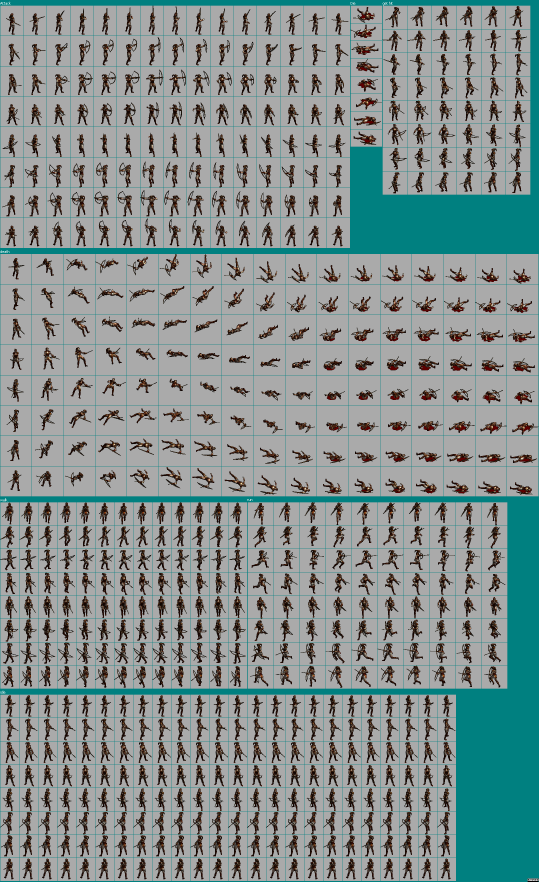
#> input picture src/assets/art/source/pr23/minion-hero-basic-rogue.png, 1616 x 2644 px, found by its file name (shown at 1/3 size)
$ python cut-pr23.py
#> lines starting #> are read from the running program, lines starting #| are printed output that depends on the picture; after the words box and inside, x2 and y2 are one past the last pixel; in counts of white or black regions, pixels touching at a corner belong together
"""Slice PR #23 source sheets into small uniform webp atlases.

Source PNGs and GIFs stay under src/assets/art/source and are not imported.
Each character atlas is N direction rows by sequence columns. Frames are
trimmed, then seated on the cell's bottom center.
"""

from __future__ import annotations

import json
import os

import numpy as np
from PIL import Image

Image.MAX_IMAGE_PIXELS = None

SRC = "/workspace/src/assets/art/source"
PR23 = os.path.join(SRC, "pr23")
OUT = "/workspace/src/assets/art/d2/pr23"
TW, TH = 160, 80


def is_matte(rgb: np.ndarray) -> np.ndarray:
    r = rgb[:, :, 0].astype(np.int16)
    g = rgb[:, :, 1].astype(np.int16)
    b = rgb[:, :, 2].astype(np.int16)
    grey = (np.abs(r - 170) <= 4) & (np.abs(g - 170) <= 4) & (np.abs(b - 170) <= 4)
    teal = (r < 18) & (np.abs(g - 128) <= 18) & (np.abs(b - 128) <= 18)
    magenta = (g <= 110) & (r > 170) & (b > 120) & (np.minimum(r, b) - g > 70) & (np.abs(r - b) < 120)
    matte = grey | teal | magenta
    # Light grey and the Diablo pink backdrop are sheet-wide, not highlights.
    light = (np.maximum(np.maximum(r, g), b) - np.minimum(np.minimum(r, g), b) <= 12) & (r >= 220) & (g >= 220) & (b >= 220)
    pink = (np.abs(r - 252) <= 8) & (np.abs(g - 176) <= 8) & (np.abs(b - 176) <= 8)
    if float(light.mean()) > 0.08:
        matte = matte | light
    if float(pink.mean()) > 0.08:
        matte = matte | pink
    # Second backdrops on the sand raider and blunderbore sheets.
    for (cr, cg, cb), tol in (((216, 216, 216), 10), ((248, 248, 192), 14)):
        hit = (np.abs(r - cr) <= tol) & (np.abs(g - cg) <= tol) & (np.abs(b - cb) <= tol)
        if float(hit.mean()) > 0.08:
            matte = matte | hit
    return matte


def load_rgb(path: str) -> np.ndarray:
    im = Image.open(path)
    im.seek(0)
    return np.asarray(im.convert("RGB"))


def content_mask(rgb: np.ndarray) -> np.ndarray:
    return ~is_matte(rgb)


def bands_from_mask(mask: np.ndarray, axis: int, thresh: float, min_size: int, min_gap: int) -> list[tuple[int, int]]:
    frac = mask.mean(axis=axis)
    empty = frac < thresh
    spans: list[tuple[int, int]] = []
    in_run = False
    start = 0
    gap = 0
    for i, is_empty in enumerate(empty):
        if not is_empty:
            if not in_run:
                in_run = True
                start = i
            gap = 0
        elif in_run:
            gap += 1
            if gap >= min_gap:
                end = i - gap + 1
                if end - start >= min_size:
                    spans.append((start, end))
                in_run = False
    if in_run and len(empty) - start >= min_size:
        spans.append((start, len(empty)))
    return spans


def split_tall(mask: np.ndarray, y0: int, y1: int) -> list[tuple[int, int]]:
    height = y1 - y0
    block = mask[y0:y1]
    frac = block.mean(axis=1)
    # A packed direction block has weak gutters. Try 16, then 8 equal slices.
    for rows in (16, 8):
        slice_h = height / rows
        if not (36 <= slice_h <= 220):
            continue
        cuts = []
        ok = True
        for i in range(rows):
            a = int(round(i * slice_h))
            b = int(round((i + 1) * slice_h))
            if frac[a:b].mean() < 0.01:
                ok = False
                break
            cuts.append((y0 + a, y0 + b))
        if ok:
            return cuts
    return [(y0, y1)]


def direction_rows(mask: np.ndarray) -> list[list[tuple[int, int]]]:
    raw = bands_from_mask(mask, axis=1, thresh=0.012, min_size=28, min_gap=3)
    flat: list[tuple[int, int]] = []
    heights = [b - a for a, b in raw]
    typical = float(np.median(heights)) if heights else 64
    for y0, y1 in raw:
        if y1 - y0 > typical * 2.3:
            flat.extend(split_tall(mask, y0, y1))
        else:
            flat.append((y0, y1))
    groups: list[list[tuple[int, int]]] = []
    i = 0
    while i < len(flat):
        taken = False
        for count in (16, 8):
            chunk = flat[i : i + count]
            if len(chunk) < count:
                continue
            hs = [b - a for a, b in chunk]
            if max(hs) > min(hs) * 1.85:
                continue
            groups.append(chunk)
            i += count
            taken = True
            break
        if not taken:
            groups.append([flat[i]])
            i += 1
    return groups


def column_boxes(mask: np.ndarray, y0: int, y1: int) -> list[tuple[int, int]]:
    return bands_from_mask(mask[y0:y1], axis=0, thresh=0.08, min_size=8, min_gap=2)


def trim(rgba: np.ndarray, pad: int = 1) -> np.ndarray:
    ys, xs = np.where(rgba[:, :, 3] > 16)
    if len(ys) == 0:
        return rgba[:1, :1]
    y0 = max(0, int(ys.min()) - pad)
    y1 = min(rgba.shape[0], int(ys.max()) + 1 + pad)
    x0 = max(0, int(xs.min()) - pad)
    x1 = min(rgba.shape[1], int(xs.max()) + 1 + pad)
    return rgba[y0:y1, x0:x1]


def to_rgba(cell: np.ndarray) -> np.ndarray:
    rgb = cell[:, :, :3]
    alpha = np.where(is_matte(rgb), 0, 255).astype(np.uint8)
    out = np.dstack([rgb, alpha])
    out[alpha == 0] = 0
    return out


def pack_atlas(frames: list[list[np.ndarray]], target_h: int) -> tuple[np.ndarray, int, int] | None:
    rows = [row for row in frames if any(frame[:, :, 3].mean() > 0.01 for frame in row)]
    if not rows:
        return None
    cols = min(len(row) for row in rows)
    if cols < 1:
        return None
    trimmed: list[list[np.ndarray]] = []
    widths: list[int] = []
    max_h = 1
    for row in rows:
        packed = []
        for frame in row[:cols]:
            sprite = trim(frame)
            if sprite.shape[0] > target_h:
                scale = target_h / sprite.shape[0]
                sprite = np.asarray(
                    Image.fromarray(sprite).resize(
                        (max(1, int(sprite.shape[1] * scale)), target_h),
                        Image.Resampling.BOX,
                    )
                )
            packed.append(sprite)
            widths.append(sprite.shape[1])
            max_h = max(max_h, sprite.shape[0])
        trimmed.append(packed)
    median_w = int(np.median(widths)) if widths else 1
    cell_w = max(1, median_w)
    cell_h = max_h
    fitted: list[list[np.ndarray]] = []
    for row in trimmed:
        packed = []
        for sprite in row:
            if sprite.shape[1] > cell_w:
                scale = cell_w / sprite.shape[1]
                sprite = np.asarray(
                    Image.fromarray(sprite).resize(
                        (cell_w, max(1, int(sprite.shape[0] * scale))),
                        Image.Resampling.BOX,
                    )
                )
            packed.append(sprite)
        fitted.append(packed)
    trimmed = fitted
    sheet = np.zeros((cell_h * len(trimmed), cell_w * cols, 4), dtype=np.uint8)
    for r, row in enumerate(trimmed):
        for c, sprite in enumerate(row):
            sh, sw = sprite.shape[:2]
            ox = (cell_w - sw) // 2
            oy = cell_h - sh
            y = r * cell_h + oy
            x = c * cell_w + ox
            sheet[y : y + sh, x : x + sw] = sprite
    return sheet, len(trimmed), cols


def best_period(std: np.ndarray, lo: int, hi: int) -> tuple[float, int, float] | None:
    signal = std.astype(np.float64)
    signal = signal - signal.mean()
    best: tuple[float, int, float] | None = None
    for lag in range(lo, min(hi, max(lo + 1, len(signal) // 3))):
        left = signal[:-lag]
        right = signal[lag:]
        denom = float(np.linalg.norm(left) * np.linalg.norm(right)) + 1e-6
        corr = float(np.dot(left, right) / denom)
        count = len(signal) / lag
        if best is None or corr > best[0]:
            best = (corr, lag, count)
    return best


def regular_grid(rgb: np.ndarray) -> tuple[int, int] | None:
    if rgb.shape[0] < 80 or rgb.shape[1] < 80:
        return None
    row_score = best_period(rgb.std(axis=1).mean(axis=1), 36, 420)
    col_score = best_period(rgb.std(axis=0).mean(axis=1), 24, 520)
    if row_score is None or col_score is None:
        return None
    row_corr, row_lag, row_count = row_score
    col_corr, _col_lag, col_count = col_score
    rows = int(round(row_count))
    cols = int(round(col_count))
    # One direction column, as tall as the sheet (Mephisto's corpse frame).
    if row_corr > 0.8 and rows in (8, 16) and col_corr < 0.85 and rgb.shape[1] <= row_lag * 1.2:
        return rows, 1
    if row_corr > 0.82 and col_corr > 0.9 and rows in (8, 16) and 2 <= cols <= 48:
        return rows, cols
    if col_corr > 0.9 and 2 <= cols <= 40 and 1 <= rows <= 6 and row_corr > 0.35:
        return max(1, rows), cols
    return None


# [14 lines left out: function slice_regular, not called in this run]


def fit_webp(image: np.ndarray, limit: int = 4096) -> np.ndarray:
    height, width = image.shape[:2]
    if width <= limit and height <= limit:
        return image
    scale = min(limit / width, limit / height)
    resized = Image.fromarray(image).resize(
        (max(1, int(width * scale)), max(1, int(height * scale))),
        Image.Resampling.BOX,
    )
    return np.asarray(resized)


def equal_boxes(mask: np.ndarray, y0: int, y1: int, cols: int) -> list[tuple[int, int]]:
    xs = np.where(mask[y0:y1].any(axis=0))[0]
    if len(xs) == 0 or cols < 1:
        return []
    x0 = int(xs[0])
    x1 = int(xs[-1]) + 1
    pitch = (x1 - x0) / cols
    return [(int(x0 + i * pitch), int(x0 + (i + 1) * pitch)) for i in range(cols)]


def slice_image(rgb: np.ndarray, target_h: int) -> list[tuple[np.ndarray, int, int]]:
    grid = regular_grid(rgb)
    if grid is not None:
        packed = slice_regular(rgb, grid[0], grid[1], target_h)
        if packed and packed[0][:, :, 3].mean() > 0.01:
            return [packed]
    mask = content_mask(rgb)
    groups = direction_rows(mask)
    atlases = []
    for group in groups:
        if len(group) not in (8, 16) and len(group) != 1:
            continue
        boxed = [(y0, y1, column_boxes(mask, y0, y1)) for y0, y1 in group]
        if len(group) >= 8:
            counts = [len(boxes) for _, _, boxes in boxed]
            med = int(np.median(counts))
            if med < 2:
                continue
            steady = min(counts) >= med * 0.75 and max(counts) <= med * 1.35
            frames: list[list[np.ndarray]] = []
            if steady:
                use = min(counts)
                for y0, y1, boxes in boxed:
                    frames.append([to_rgba(rgb[y0:y1, x0:x1]) for x0, x1 in boxes[:use]])
            else:
                for y0, y1, _boxes in boxed:
                    frames.append([to_rgba(rgb[y0:y1, x0:x1]) for x0, x1 in equal_boxes(mask, y0, y1, med)])
        else:
            y0, y1, boxes = boxed[0]
            frames = [[to_rgba(rgb[y0:y1, x0:x1]) for x0, x1 in boxes] or [to_rgba(rgb[y0:y1])]]
        if not frames or not frames[0]:
            continue
        packed = pack_atlas(frames, target_h)
        if not packed or packed[2] < 1 or packed[0][:, :, 3].mean() <= 0.01:
            continue
        # A direction block that collapsed to one full-width column is not sliced.
        if packed[1] >= 8 and packed[2] == 1 and packed[0].shape[1] > target_h * 3:
            continue
        atlases.append(packed)
    return atlases


def save_webp(image: np.ndarray, name: str) -> None:
    os.makedirs(OUT, exist_ok=True)
    path = os.path.join(OUT, name)
    image = fit_webp(image)
    Image.fromarray(image).save(path, "WEBP", quality=80, method=0)
    print(f"  {name} {image.shape[1]}x{image.shape[0]} {os.path.getsize(path)}")


def pick_role(atlases: list[tuple[np.ndarray, int, int]]) -> dict[str, tuple[np.ndarray, int, int]]:
    def area(item: tuple[np.ndarray, int, int]) -> int:
        return int(item[0].shape[0] * item[0].shape[1])

    def aspect(item: tuple[np.ndarray, int, int]) -> float:
        image, rows, cols = item
        return (image.shape[1] / cols) / max(1.0, image.shape[0] / rows)

    directional = [item for item in atlases if item[1] in (8, 16)]
    base = directional or atlases
    usable = [item for item in base if 0.28 <= aspect(item) <= 2.6]
    pool = usable or base
    if not pool:
        raise SystemExit("no atlas")
    walk = max(pool, key=area)
    rest = [item for item in pool if item is not walk]
    idle = min(rest or [walk], key=lambda item: (item[2], area(item)))
    attack_pool = [item for item in rest if item is not idle]
    out = {"walk": walk, "idle": idle}
    if attack_pool:
        out["attack"] = max(attack_pool, key=area)
    return out


# [9 lines left out: function composite, not called in this run]


def cut_unit(path: str, stem: str, target_h: int, manifest: dict, rgb: np.ndarray | None = None) -> None:
    print(stem, flush=True)
    base = load_rgb(path)
    image_rgb = base if rgb is None else rgb
    # Overlays disturb the period. Measure the grid on the uncomposited sheet.
    grid = regular_grid(base)
    if grid is not None:
        packed = slice_regular(image_rgb, grid[0], grid[1], target_h)
        roles = pick_role([packed] if packed and packed[0][:, :, 3].mean() > 0.01 else slice_image(image_rgb, target_h))
    else:
        roles = pick_role(slice_image(image_rgb, target_h))
    gif_frames = 1 if path.lower().endswith(".gif") else None
    walk_image = roles["walk"][0]
    walk_file = f"{stem}-walk.webp"
    for role, (image, rows, cols) in roles.items():
        same = role != "walk" and image.shape == walk_image.shape and bool(np.array_equal(image, walk_image))
        file_name = walk_file if same else f"{stem}-{role}.webp"
        if not same:
            save_webp(image, file_name)
        entry: dict = {"file": file_name, "rows": rows, "cols": cols, "placeholder": False}
        if gif_frames is not None:
            entry["gifFrames"] = gif_frames
        manifest[f"{stem}-{role}"] = entry


# [126 lines left out: functions tint_valkyrie, cut_floors, cut_boulders, not called in this run]


def main() -> None:
    manifest: dict = {}
    units = [
        ("minion-hero-basic-rogue.png", "minion-hero-basic-rogue", 96),
        ("minion-hero-hard-guard.png", "minion-hero-hard-guard", 104),
        ("minion-enemy-basic-fallen.png", "minion-enemy-basic-fallen", 80),
        ("minion-enemy-basic-goatman.png", "minion-enemy-basic-goatman", 96),
        ("minion-enemy-medium-sandraider.gif", "minion-enemy-medium-sandraider", 104),
        ("minion-enemy-medium-blunderbore.gif", "minion-enemy-medium-blunderbore", 112),
        ("minion-enemy-hard-destruction.png", "minion-enemy-hard-destruction", 120),
        ("minion-enemy-hard-bovine.gif", "minion-enemy-hard-bovine", 112),
        ("boss-herald-diablo.png", "boss-herald-diablo", 180),
        ("boss-arena-duriel.png", "boss-arena-duriel", 170),
        ("boss-arena-andariel.png", "boss-arena-andariel", 170),
        ("tower-hero-path.png", "tower-hero-path", 150),
        ("tower-enemy-path.png", "tower-enemy-path", 150),
        ("tower-hero-base.png", "tower-hero-base", 150),
        ("tower-enemy-base.png", "tower-enemy-base", 160),
    ]
    for file_name, stem, height in units:
        cut_unit(os.path.join(PR23, file_name), stem, height, manifest)
#> in load_rgb, im is the input picture: PIL image 1616x2644 RGBA; mean R, G, B, A 132.3, 145.3, 144, 255
#> in best_period, `signal = std.astype(np.float64)`: signal = 2644 values, max 72.74 at index 1744, min 0 at index 0, mean 49.37
#> in best_period, `signal = signal - signal.mean()`: signal = 2644 values, max 23.37 at index 1744, min -49.37 at index 0, mean -5.85e-15
#> the loop in best_period, `for lag in range(lo, min(hi, max(lo + 1, len(signal) // 3))):` made 384 passes
#> (denom, corr, count, best) on passes 1, 11, 12, 13, 14, 15, 16, 17: (721695.4, -0.133, 73.44, (-0.133, 36, 73.44)), (720146.6, -0.13, 57.48, (-0.13, 46, 57.48)), (719959.5, -0.124, 56.26, (-0.124, 47, 56.26)), (719766.4, -0.116, 55.08, (-0.116, 48, 55.08)), (719595.2, -0.108, 53.96, (-0.108, 49, 53.96)), (719452.2, -0.101, 52.88, (-0.101, 50, 52.88)), (719280.8, -0.0954, 51.84, (-0.0954, 51, 51.84)), (719128.3, -0.0899, 50.85, (-0.0899, 52, 50.85))
#> in regular_grid, `row_score = best_period(rgb.std(axis=1).mean(axis=1), 36, 420)`: row_score = (0.547, 89, 29.71)
#> the loop in best_period (call 2), `for lag in range(lo, min(hi, max(lo + 1, len(signal) // 3))):` made 496 passes
#> (denom, corr, count, best) on passes 1, 16, 17, 18, 19, 20, 21, 22: (263485.7, -0.466, 67.33, (-0.466, 24, 67.33)), (260730.3, -0.447, 41.44, (-0.447, 39, 41.44)), (260605.9, -0.41, 40.4, (-0.41, 40, 40.4)), (260494.8, -0.366, 39.41, (-0.366, 41, 39.41)), (260405.5, -0.317, 38.48, (-0.317, 42, 38.48)), (260318.9, -0.266, 37.58, (-0.266, 43, 37.58)), (260224.1, -0.21, 36.73, (-0.21, 44, 36.73)), (260156.7, -0.155, 35.91, (-0.155, 45, 35.91))
#> in regular_grid, `col_score = best_period(rgb.std(axis=0).mean(axis=1), 24, 520)`: col_score = (0.619, 285, 5.67)
#> in regular_grid, `row_corr, row_lag, row_count = row_score`: row_corr = 0.547; row_lag = 89; row_count = 29.71
#> in regular_grid, `col_corr, _col_lag, col_count = col_score`: col_corr = 0.619; col_count = 5.67
#> in regular_grid, `rows = int(round(row_count))`: rows = 30
#> in regular_grid, `cols = int(round(col_count))`: cols = 6
#> in is_matte, `r = rgb[:, :, 0].astype(np.int16)`:
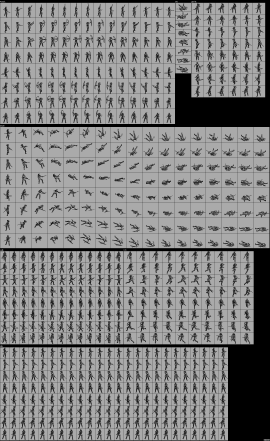
#> r: shape (2644, 1616) int16 (shown at 1/6 size); min 0, max 255, mean 132.3
#> in is_matte, `g = rgb[:, :, 1].astype(np.int16)`:
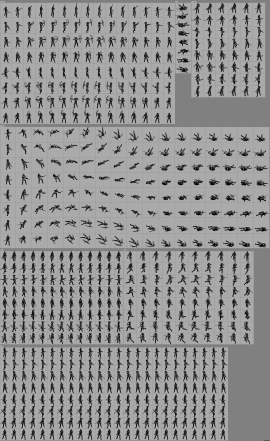
#> g: shape (2644, 1616) int16 (shown at 1/6 size); min 0, max 255, mean 145.3
#> in is_matte, `grey = (np.abs(r - 170) <= 4) & (np.abs(g - 170) <= 4) & (np.abs(b - 1..`:
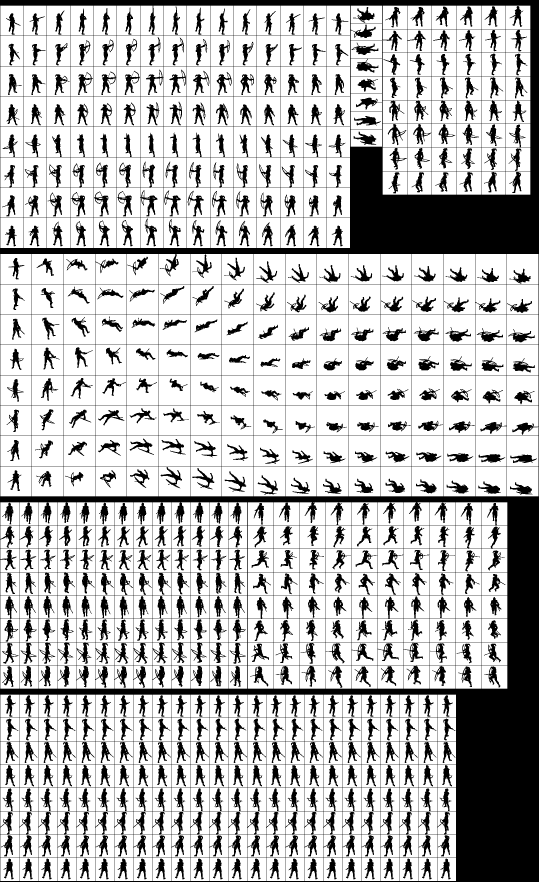
#> grey: shape (2644, 1616) bool (shown at 1/3 size); 73.7% white; 529 black regions (1 under 20 px), largest, box (x1, y1, x2, y2) and area: (0, 0, 1616, 2644) 664047, (1241, 980, 1316, 1024) 1220, (1336, 981, 1413, 1025) 1218
#> in is_matte, `teal = (r < 18) & (np.abs(g - 128) <= 18) & (np.abs(b - 128) <= 18)`:
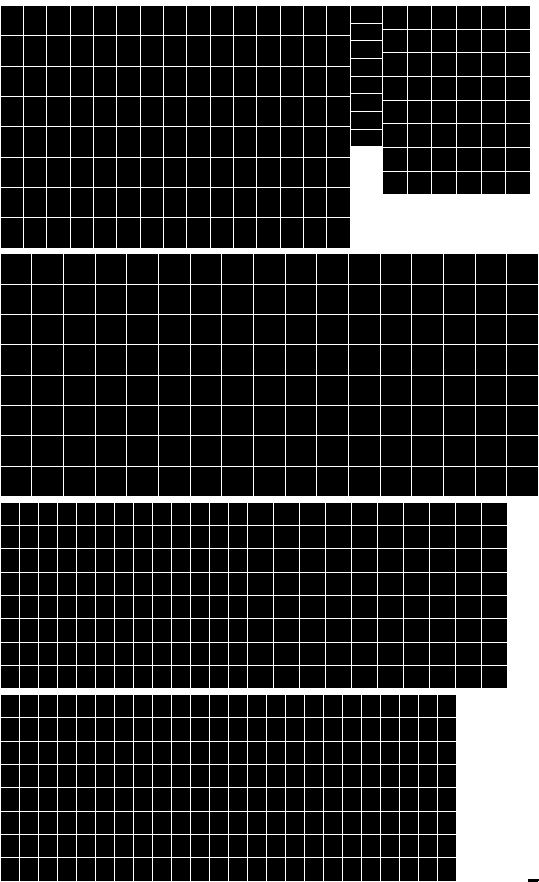
#> teal: shape (2644, 1616) bool (shown at 1/3 size); 12.2% white; 2 white regions (1 under 20 px), largest, box (x1, y1, x2, y2) and area: (0, 0, 1616, 2644) 523041
#> in is_matte, `matte = grey | teal | magenta`:
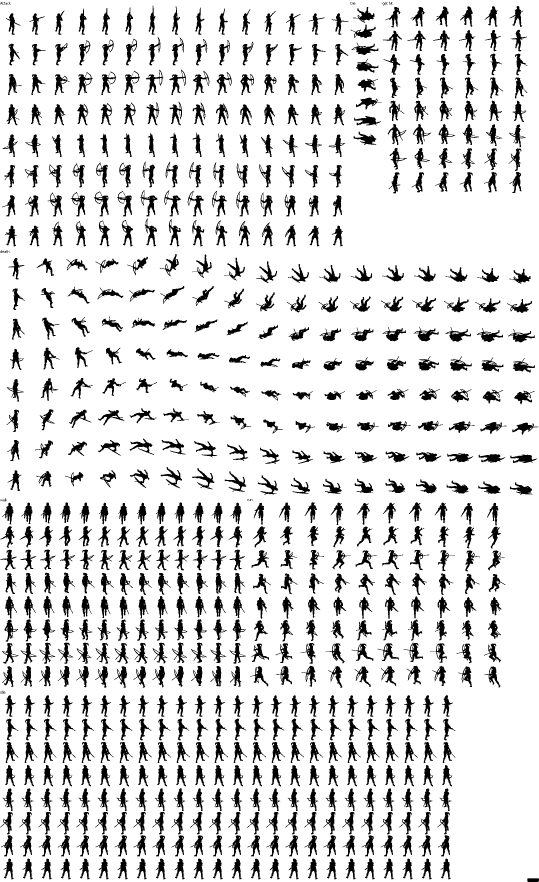
#> matte: shape (2644, 1616) bool (shown at 1/3 size); 86% white; 724 black regions (32 under 20 px), largest, box (x1, y1, x2, y2) and area: (1241, 980, 1316, 1024) 1220, (1336, 981, 1413, 1025) 1218, (1350, 1069, 1415, 1112) 1214
#> in is_matte, `light = (np.maximum(np.maximum(r, g), b) - np.minimum(np.minimum(r, g)..`:
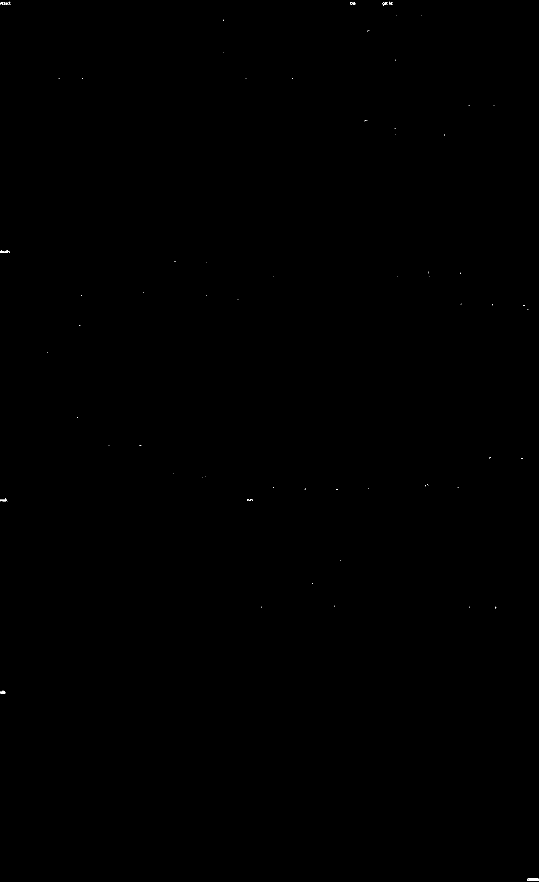
#> light: shape (2644, 1616) bool (shown at 1/3 size); 0.02% white in thin lines or dots
#> in content_mask, `return ~is_matte(rgb)`:
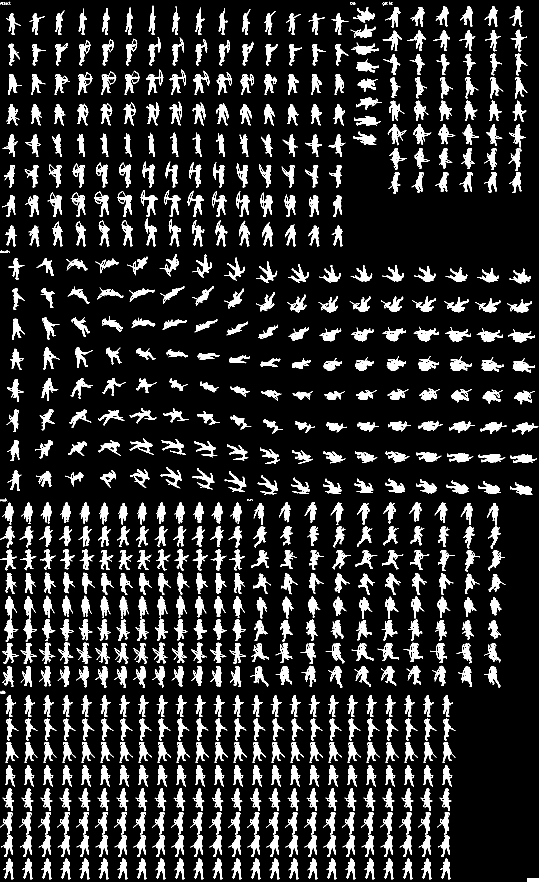
#> returned value: shape (2644, 1616) bool (shown at 1/3 size); 14% white; 724 white regions (32 under 20 px), largest, box (x1, y1, x2, y2) and area: (1241, 980, 1316, 1024) 1220, (1336, 981, 1413, 1025) 1218, (1350, 1069, 1415, 1112) 1214
#> the loop in bands_from_mask, `for i, is_empty in enumerate(empty):` made 2644 passes
#> is_empty on passes 1 to 3: True, True, True
#> (the rest of the program and of its run is left out)
